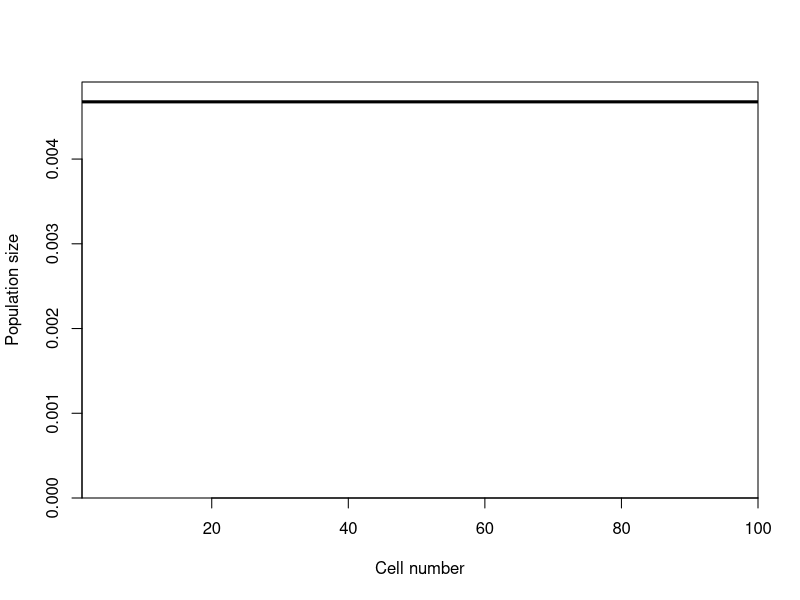
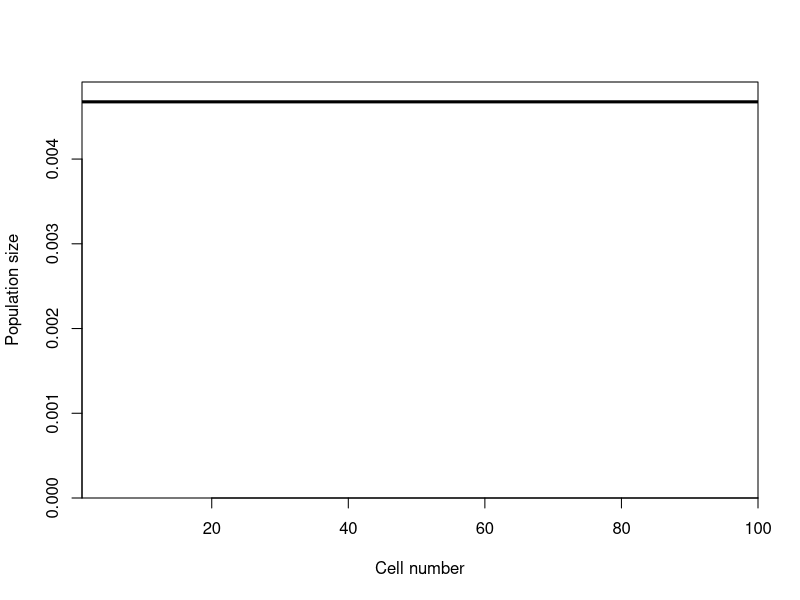
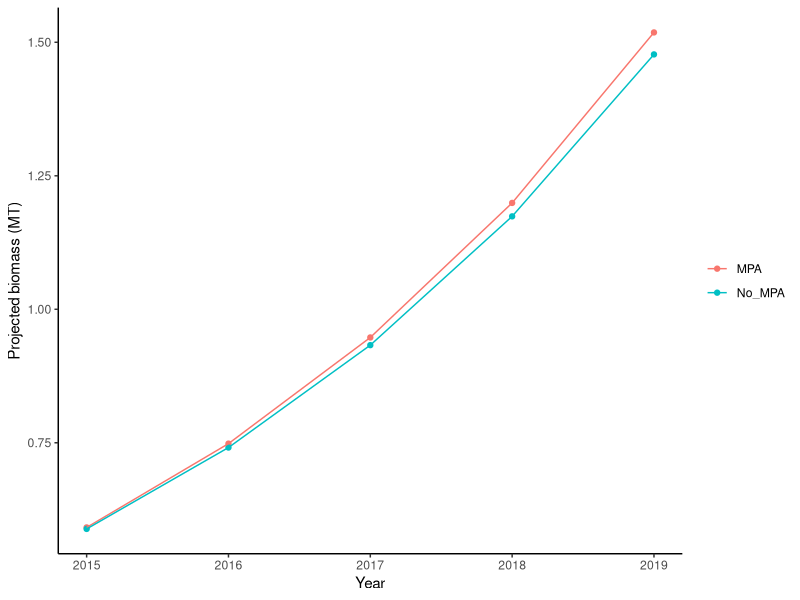
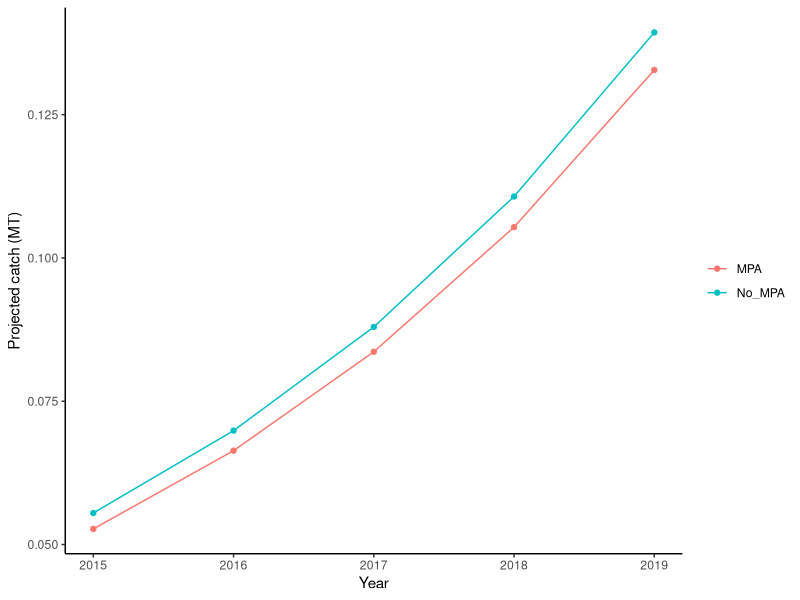

Here is the R script that generated these plots, in order:
## ---- chunk 1
knitr::opts_chunk$set(echo = TRUE)
## ---- chunk 2
calc.harvest.vec <- function(u.out, ncells, MPA.width)  {
   u.vec <- vector(length=ncells) #create vector to store harvest rates in each cell hence the the length is ncells 
   u.vec[] <- u.out       #set every cell to u.out, equivalent to u.vec[1:ncells] <- u.out   
   if (MPA.width > 0) {   #no need to do this if there is no MPA! 
      MPA.begin <- round((ncells-MPA.width)/2)+1  #start cell of MPA in the middle of ncells 
      MPA.end <- MPA.begin + MPA.width -1         #end cell of MPA in the middle of ncells 
      u.vec[MPA.begin:MPA.end] <- 0        
   }
   return(u.vec)
}

#calc.harvest.vec(u.out=0.5, ncells=100, MPA.width =5) 


## ---- chunk 3
library(here)
library(plyr)
library(dplyr)
library(tidyr)
library(ggplot2)

#cmsy2_result <- read.csv(here("docs", "Free_CMSY2", "cmsy2_results.csv"))
## ---- chunk 4
MPA.model <- function(r, K, u.out, N0, ncells, nsteps, 
                      MPA.width, mrate) {
   #harvest rate in each cell using function described in part 1
   u.vec <- calc.harvest.vec(u.out=u.out, ncells=ncells, MPA.width=MPA.width)
   
   #Population in each cell, empty cells place holder for later calcualtions 
   pop <- vector(length=ncells) 
   
   #set starting population in vector pop in each cell 
   # equal to K; this can be biomass estimate at first time step
    pop[]<-N0
   
  # this models assumed pacman movement of individuals in the cells; where individuals moving off the right appear on the left and vice versa; there are other movement simulations that can be considered 
   #vector left.cells storing the cell numbers of cells to the left of each cell
   left.cell<- c(ncells, 1: (ncells-1))
    
   #vector right.cells storing the cell numbers of cells to the right of each cell
   right.cell<- c(2: ncells, 1) #Start at 2 since the fist cell (think corner) cannot move to the right, only to the left. the :1 wraps the area around 
   result<- vector(length=5)
   out=result
   summary<-vector(length=5)
   summary.output=summary
   #print(left.cell) #print allows you to see what the vectors look like to make sure they are right; not necessary when running simulations but are a good check 
   #print(right.cell)
   #print(u.vec)
   #print(pop)
   
   #plot the initial numbers
     plot(x=1:ncells, y=pop, xlab="Cell number", lwd=3,
        ylab="Population size", ylim=c(0, 1.05*max(pop)), 
        type="l", yaxs="i", xaxs="i")
   
   #loop through the time steps (nsteps or # of years)
   for (i in 1:nsteps) {
      #Vector "leaving" is number of individuals leaving each cell 
      #Number leaving each cell is 2*movement rate*pop size
     #since i used vector operation there is no need to loop 
      leaving<-2*mrate*pop
      #print(leaving)
      
      #The number of immigrants is 1/2 those leaving cells to the left and 1/2 those leaving cells to the right. 
      #The idea here is that individuals evely migrate to left and right cells
      arriving<-0.5*leaving[left.cell]+ 0.5*leaving[right.cell]
      #print(arriving)
      
      #surplus production from the logistic model
      surplus<- r*pop *(1-pop/K)
      #print (surplus)
      #catches = harvest rate in each cell times the population size 
      #basically how much are we catching at each time step
      catches<- u.vec*pop
      #print(catches)
      
      #Now that we caught some fish and some migrated we update the population numbers
      pop<-pop+surplus-catches- leaving+ arriving
      #print(pop)
      #plot the population in each cell (uncomment when ready); plot allows us to see what population numbers look like in each cell as the model steps through each time step. We should see higher population inside MPA since harvest rate is 0.
      
      lines(x=1:ncells, y=pop, lwd=(nsteps-i+1)/nsteps*3)
      
      #result is a list of surplus, catches and pop in each cell; more detail 
      result=cbind(leaving, arriving, surplus, catches, pop)
      #binds each time step
      out=cbind(out, result)
      
      #results of each variable summed across all cells in each time step
      summary=cbind(leave=sum(leaving), arrive=sum(arriving), sur = sum(surplus), catch=sum(catches), biomass = sum(pop))
      #Every row represents a time step ie a year 
      summary.output= rbind (summary.output, summary)
   }
    return(summary.output) # can change this to out for more details 
}

MPA<-MPA.model(r=0.378136514, K=4, N0=0.00467576, u.out=0.118697178, ncells=100,
          MPA.width=5, nsteps=5, mrate=0.5)

NoMPA<-MPA.model(r=0.378136514, K=4,  N0=0.00467576, u.out=0.118697178, ncells=100,
          MPA.width=0, nsteps=5, mrate=0.5) #assuming no MPA MPA.width set to 0 everything else remains the same 
## ---- chunk 5

MPA.df<- data.frame(MPA[-1,])%>%
  mutate(year=c(2015:2019), State="MPA")
  #rename(c("leave"="MPAleave", "arrive"="MPAarrive", "sur"="MPAsurplus", "catch"= "MPAcatch", "biomass"="MPAbiomass"))
NoMPA.df<-data.frame(NoMPA[-1,])%>%
    mutate(year=c(2015:2019), State="No_MPA")

merge<-rbind(MPA.df, NoMPA.df)

ggplot(data=merge, aes(x=year, y=biomass, color=State))+
  geom_point()+
  geom_line()+
  labs(x="Year", y="Projected biomass (MT)")+
  theme_classic()+
  theme(legend.title=element_blank())
## ---- chunk 6
ggplot(data=merge, aes(x=year, y=catch, color=State))+
  geom_point()+
  geom_line()+
  labs(x="Year", y="Projected catch (MT)")+
  theme_classic()+
  theme(legend.title=element_blank())
